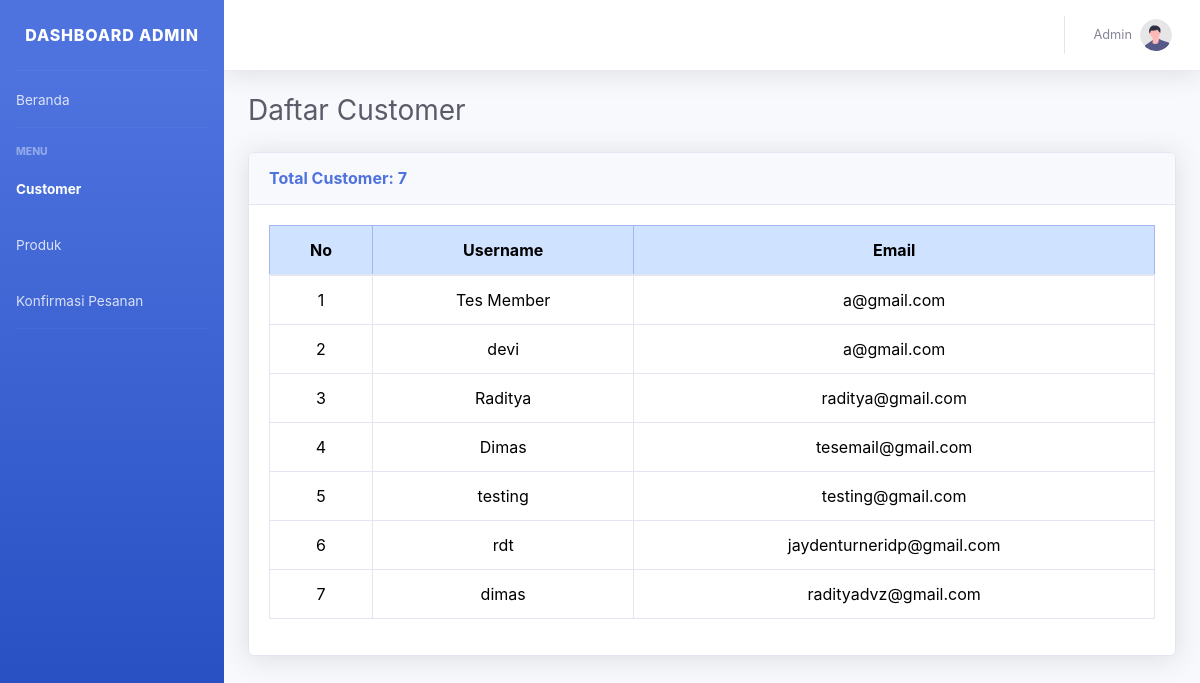
Screenshot of /admin/customer.php with the database file from the repository.
### tables this page shows
CREATE TABLE `pendaftar` (
  `id` int(11) NOT NULL,
  `username` varchar(50) NOT NULL,
  `password` varchar(255) DEFAULT NULL,
  `email` varchar(100) NOT NULL,
  `dateofbirth` date NOT NULL,
  `gender` enum('Male','Female') NOT NULL,
  `address` varchar(255) NOT NULL,
  `city` varchar(255) NOT NULL,
  `contact` varchar(30) DEFAULT NULL,
  `paypal` varchar(50) NOT NULL,
  `role` enum('admin','member') NOT NULL DEFAULT 'member'
);

### admin/customer.php (the view, shortened to what this page needs)
<?php
include '../koneksi.php';
$query = mysqli_query($conn, "SELECT id, username, email FROM pendaftar WHERE role='member'");
$jumlahcustomer = mysqli_num_rows($query);
?>
<!DOCTYPE html>
<html lang="en">
<head>
  <link href="vendor/fontawesome-free/css/all.min.css" rel="stylesheet" type="text/css" />
  <link href="bootstrap/css/bootstrap.css" rel="stylesheet" />
  <link href="css/sb-admin-2.min.css" rel="stylesheet" />
</head>
<body id="page-top">
  <div id="wrapper">
    <ul class="navbar-nav bg-gradient-primary sidebar sidebar-dark accordion" id="accordionSidebar">
      <a class="sidebar-brand d-flex align-items-center justify-content-center" href="index.php">
        <div class="sidebar-brand-text mx-1">Dashboard Admin</div>
      </a>
      <hr class="sidebar-divider my-0" />
      <li class="nav-item">
        <a class="nav-link" href="index.php"><span>Beranda</span></a>
      </li>
      <hr class="sidebar-divider" />
      <div class="sidebar-heading">Menu</div>
      <li class="nav-item active"><a class="nav-link" href="customer.php"><span>Customer</span></a></li>
      <li class="nav-item"><a class="nav-link" href="produk.php"><span>Produk</span></a></li>
      <li class="nav-item"><a class="nav-link" href="konfirmasi.php"><span>Konfirmasi Pesanan</span></a></li>
      <hr class="sidebar-divider d-none d-md-block" />
    </ul>
    <div id="content-wrapper" class="d-flex flex-column">
      <div id="content">
        <nav class="navbar navbar-expand navbar-light bg-white topbar mb-4 static-top shadow">
          <ul class="navbar-nav ml-auto">
            <li class="nav-item dropdown no-arrow">
              <a class="nav-link dropdown-toggle" href="#" role="button">
                <span class="mr-2 d-none d-lg-inline text-gray-600 small">
                  <?php echo isset($_SESSION['username']) ? $_SESSION['username'] : 'Admin'; ?>
                </span>
                <img class="img-profile rounded-circle" src="img/undraw_profile.svg" />
              </a>
            </li>
          </ul>
        </nav>
        <div class="container-fluid">
          <div class="d-sm-flex align-items-center justify-content-between mb-4">
            <h1 class="h3 mb-0 text-gray-800">Daftar Customer</h1>
          </div>
          <div class="card shadow mb-4">
            <div class="card-header py-3">
              <h6 class="m-0 font-weight-bold text-primary">Total Customer: <?php echo $jumlahcustomer; ?></h6>
            </div>
            <div class="card-body">
              <div class="table-responsive">
                <table class="table table-bordered text-center" width="100%" cellspacing="0">
                  <thead class="table-primary">
                    <tr>
                      <th>No</th>
                      <th>Username</th>
                      <th>Email</th>
                    </tr>
                  </thead>
                  <tbody>
                    <?php
                    if ($jumlahcustomer == 0) {
                      echo "<tr><td colspan='3'>Belum ada customer</td></tr>";
                    } else {
                      $no = 1;
                      while ($row = mysqli_fetch_assoc($query)) {
                        echo "<tr>
                                <td>".$no++."</td>
                                <td>".$row['username']."</td>
                                <td>".$row['email']."</td>
                              </tr>";
                      }
                    }
                    ?>
                  </tbody>
                </table>
              </div>
            </div>
          </div>
        </div>
      </div>
    </div>
  </div>
</body>
</html>

### rows the page displays
pendaftar: username "Tes Member", email "a@gmail.com"
pendaftar: username "devi", email "a@gmail.com"
pendaftar: username "Raditya", email "raditya@gmail.com"
pendaftar: username "Dimas", email "tesemail@gmail.com"
pendaftar: username "testing", email "testing@gmail.com"
pendaftar: username "rdt", email "jaydenturneridp@gmail.com"
pendaftar: username "dimas", email "radityadvz@gmail.com"

### other values shown
$jumlahcustomer "7"
